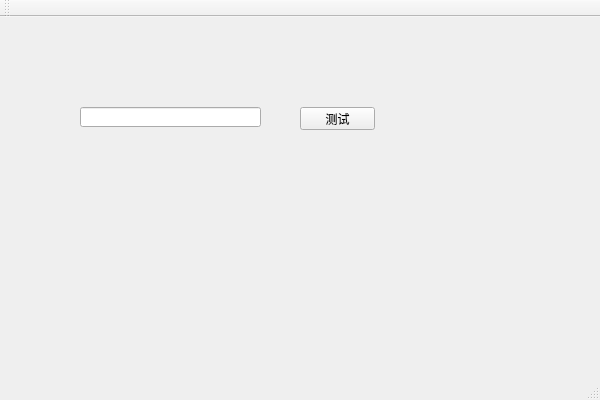
<?xml version="1.0" encoding="UTF-8"?>
<ui version="4.0">
 <class>Test6_4AClass</class>
 <widget class="QMainWindow" name="Test6_4AClass">
  <property name="geometry">
   <rect>
    <x>0</x>
    <y>0</y>
    <width>600</width>
    <height>400</height>
   </rect>
  </property>
  <property name="windowTitle">
   <string>Test6_4A</string>
  </property>
  <widget class="QWidget" name="centralWidget">
   <widget class="QLineEdit" name="lineEdit">
    <property name="geometry">
     <rect>
      <x>80</x>
      <y>90</y>
      <width>181</width>
      <height>20</height>
     </rect>
    </property>
   </widget>
   <widget class="QPushButton" name="btnTest">
    <property name="geometry">
     <rect>
      <x>300</x>
      <y>90</y>
      <width>75</width>
      <height>23</height>
     </rect>
    </property>
    <property name="text">
     <string>测试</string>
    </property>
   </widget>
  </widget>
  <widget class="QMenuBar" name="menuBar">
   <property name="geometry">
    <rect>
     <x>0</x>
     <y>0</y>
     <width>600</width>
     <height>23</height>
    </rect>
   </property>
  </widget>
  <widget class="QToolBar" name="mainToolBar">
   <attribute name="toolBarArea">
    <enum>TopToolBarArea</enum>
   </attribute>
   <attribute name="toolBarBreak">
    <bool>false</bool>
   </attribute>
  </widget>
  <widget class="QStatusBar" name="statusBar"/>
 </widget>
 <layoutdefault spacing="6" margin="11"/>
 <resources>
  <include location="Test6_4A.qrc"/>
 </resources>
 <connections/>
</ui>
